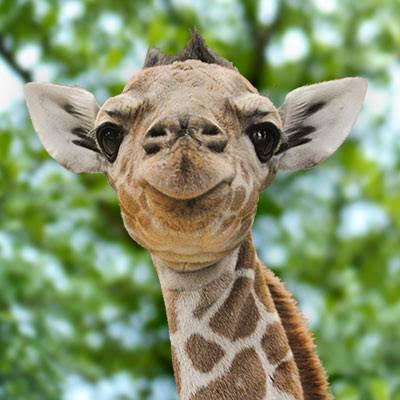
#> input picture img-original-0030/img-jirafa-0030.jpg, 400 x 400 px
$ python codigo-va-0030.py
#> lines starting #> are read from the running program, lines starting #| are printed output that depends on the picture; after the words box and inside, x2 and y2 are one past the last pixel; in counts of white or black regions, pixels touching at a corner belong together
# Cepeda Darrell NC = 0030
import cv2
from pathlib import Path

# 1. Definir las rutas de trabajo
carpeta_proyecto = Path(__file__).resolve().parent.parent

ruta_original = (
    carpeta_proyecto
    / "img-original-0030"
    / "img-jirafa-0030.jpg"
)

carpeta_resultados = (
    carpeta_proyecto / "resultados-img-0030"
)

# Crear la carpeta de resultados si no existe
carpeta_resultados.mkdir(parents=True, exist_ok=True)

# 2. Leer la imagen original con imread
img0030 = cv2.imread(str(ruta_original))
#> img0030 is the input picture: shape (400, 400, 3); mean B, G, R 110.2, 148.2, 134.5

# Comprobar que la imagen se haya leído correctamente
if img0030 is None:
    raise FileNotFoundError(
        f"No se pudo leer la imagen: {ruta_original}"
    )

# 3. Rotar la imagen 90 grados en sentido horario
img90_0030 = cv2.rotate(
    img0030, cv2.ROTATE_90_CLOCKWISE
)
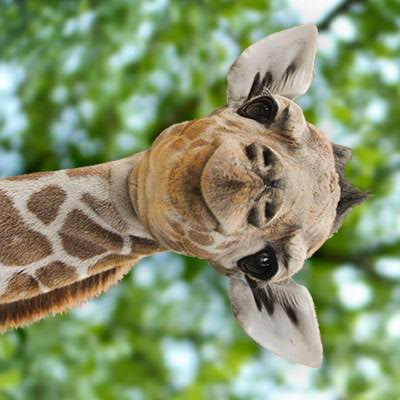
#> img90_0030: shape (400, 400, 3); mean B, G, R 110.2, 148.2, 134.5

# 4. Rotar la imagen 45 grados
alto, ancho = img0030.shape[:2]
#> alto = 400; ancho = 400

centro = (ancho // 2, alto // 2)
#> centro = (200, 200)

matriz_rotacion = cv2.getRotationMatrix2D(
    centro, 45, 1.0
)

img45_0030 = cv2.warpAffine(
    img0030,
    matriz_rotacion,
    (ancho, alto)
)
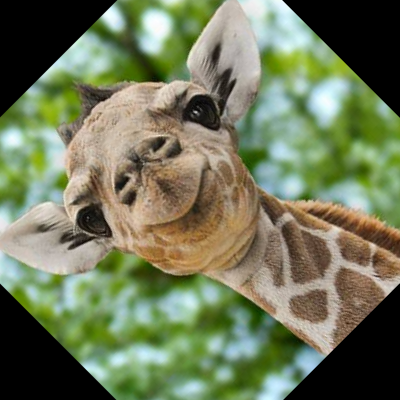
#> img45_0030: shape (400, 400, 3); mean B, G, R 90.4, 120.6, 112.4

# 5. Redimensionar a 600 píxeles de ancho
# y 500 píxeles de alto
img600x500_0030 = cv2.resize(
    img0030, (600, 500)
)
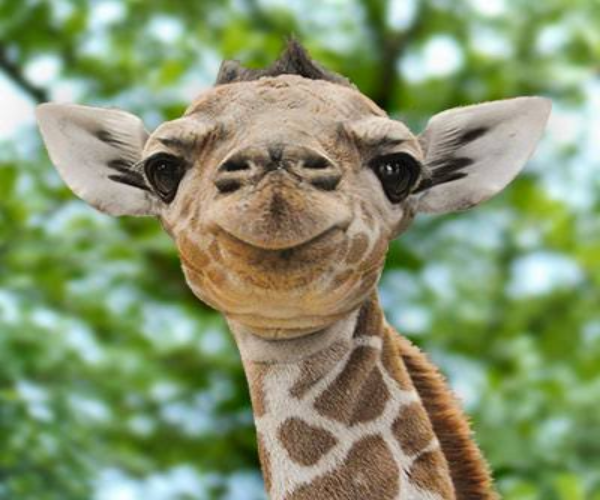
#> img600x500_0030: shape (500, 600, 3); mean B, G, R 110.1, 148.1, 134.4

# 6. Dibujar un rectángulo rojo de 100 x 200
# píxeles sobre una copia de la imagen original
img_rojo_0030 = img0030.copy()

x1, y1 = 50, 50
x2, y2 = x1 + 100, y1 + 200

cv2.rectangle(
    img_rojo_0030,
    (x1, y1),
    (x2, y2),
    (0, 0, 255),
    3
)
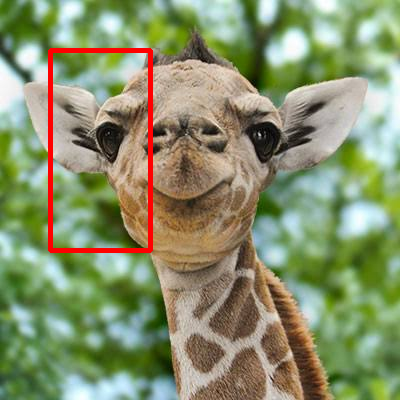
#> img_rojo_0030: shape (400, 400, 3); 1.87% of pixels changed, all inside (x1, y1, x2, y2) = (48, 48, 153, 253)

# 7. Mostrar las cinco imágenes con sus títulos
cv2.imshow("jirafa original 0030", img0030)

cv2.imshow("jirafa 90 0030", img90_0030)

cv2.imshow("jirafa 45 0030", img45_0030)

cv2.imshow(
    "gato 600x500 0030",
    img600x500_0030
)

cv2.imshow("gato rojo 0030", img_rojo_0030)

# 8. Guardar las cuatro imágenes procesadas
cv2.imwrite(
    str(carpeta_resultados / "img-gato1-0030.jpg"),
    img90_0030
)

cv2.imwrite(
    str(carpeta_resultados / "img-gato2-0030.jpg"),
    img45_0030
)

cv2.imwrite(
    str(carpeta_resultados / "img-gato3-0030.jpg"),
    img600x500_0030
)

cv2.imwrite(
    str(carpeta_resultados / "img-gato4-0030.jpg"),
    img_rojo_0030
)

# 9. Esperar una tecla y cerrar las ventanas
print("Imágenes procesadas y guardadas.")
print("Presiona una tecla en las ventanas para finalizar.")

cv2.waitKey(0)
cv2.destroyAllWindows()

print("Programa ejecutado por Cepeda Darrell NC = 0030")
